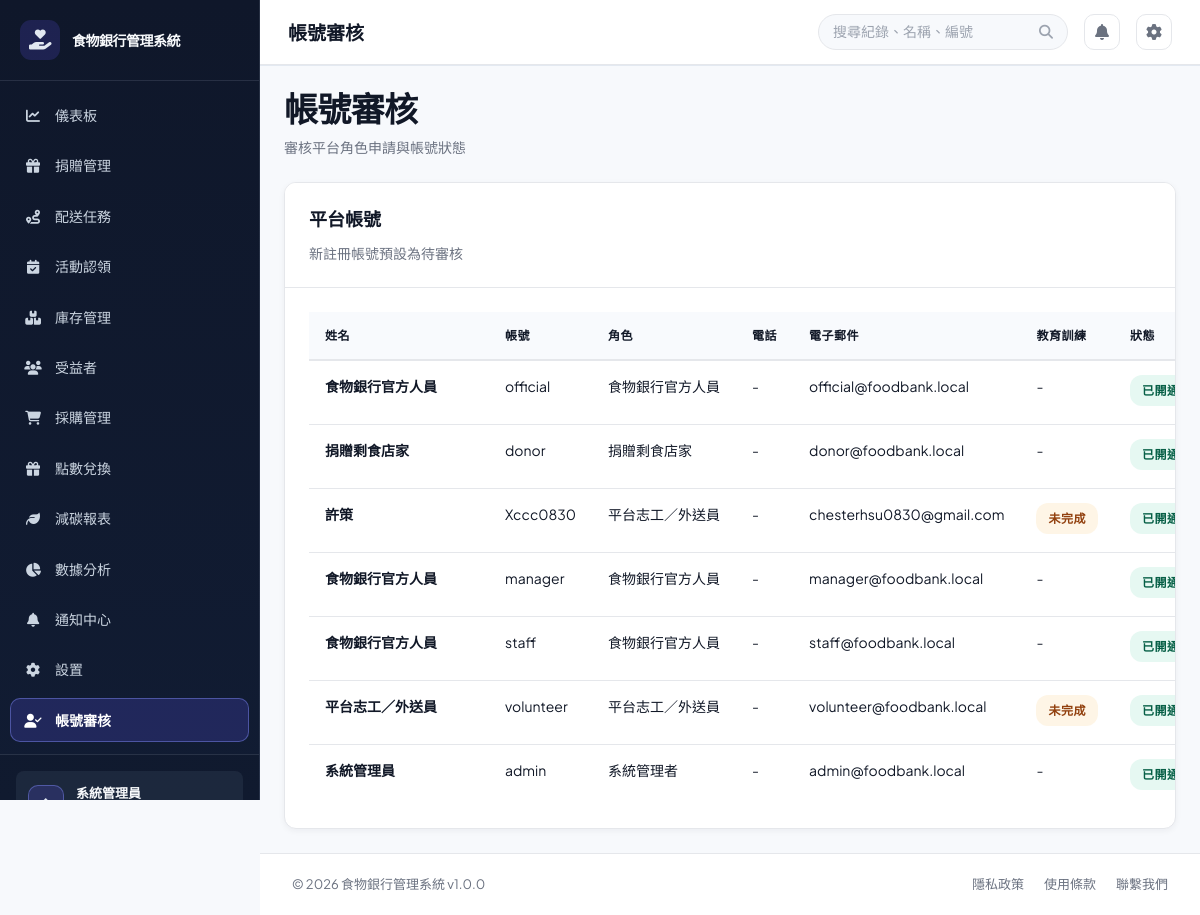
Page /?page=users (signed in) on the earlier database version.
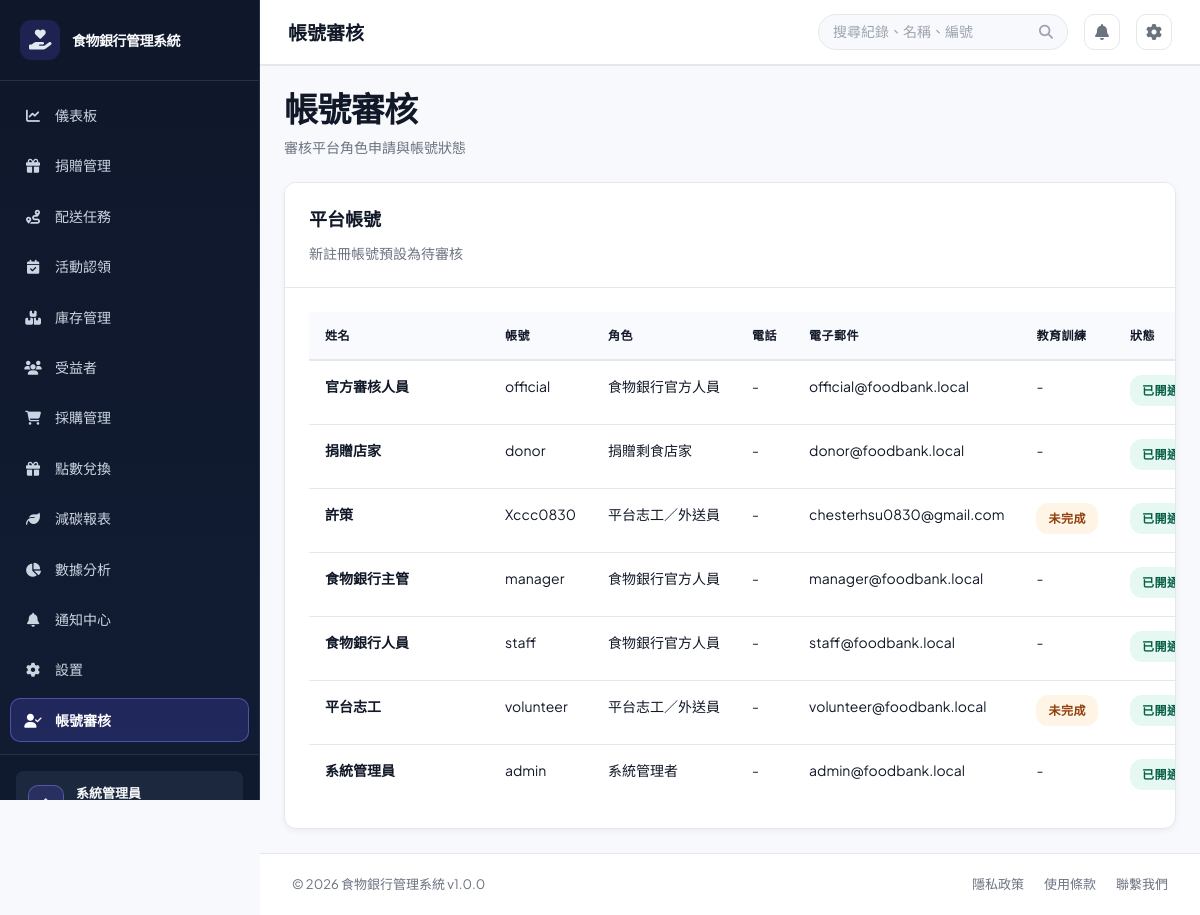
Same page on the later database version.
### tables this page shows
CREATE TABLE `users` (
  `user_id` int(11) NOT NULL,
  `username` varchar(50) NOT NULL,
  `password` varchar(255) NOT NULL,
  `email` varchar(100) NOT NULL,
  `full_name` varchar(100) NOT NULL,
  `phone` varchar(20) DEFAULT NULL,
  `role` enum('admin','foodbank_staff','volunteer','donor') NOT NULL DEFAULT 'foodbank_staff',
  `department` varchar(50) DEFAULT NULL,
  `status` enum('active','inactive','suspended') DEFAULT 'active',
  `created_at` timestamp NULL DEFAULT current_timestamp(),
  `updated_at` timestamp NULL DEFAULT current_timestamp() ON UPDATE current_timestamp(),
  `created_by` int(11) DEFAULT NULL,
  `phone_verified` tinyint(1) NOT NULL DEFAULT 0
);

### src/views/users.php (the view, shortened to what this page needs)
<?php
$connection = $db->getConnection();
$users = [];
$result = $connection->query(
    "SELECT u.user_id, u.username, u.full_name, u.email, u.role, u.status, u.phone, u.phone_verified, u.created_at, vc.completed_at AS consent_completed_at
     FROM users u
     LEFT JOIN volunteer_consents vc ON vc.user_id = u.user_id
     ORDER BY FIELD(u.status, 'inactive', 'active', 'suspended'), u.created_at DESC"
);
if ($result) {
    while ($user = $result->fetch_assoc()) {
        $users[] = $user;
    }
}
$roleLabels = ['admin' => '系統管理者', 'foodbank_staff' => '食物銀行官方人員', 'volunteer' => '平台志工／外送員', 'donor' => '捐贈剩食店家'];
$statusLabels = ['active' => '已開通', 'inactive' => '待審核', 'suspended' => '已停用'];
?>
<div class="view-header"><div><h1 class="view-title">帳號審核</h1><p class="view-subtitle">審核平台角色申請與帳號狀態</p></div></div>
<div class="card"><div class="card-header"><h2>平台帳號</h2><p>新註冊帳號預設為待審核</p></div><div class="card-body"><table class="data-table users-table"><thead><tr><th>姓名</th><th>帳號</th><th>角色</th><th>電話</th><th>電子郵件</th><th>教育訓練</th><th>狀態</th><th>操作</th></tr></thead><tbody>
<?php foreach ($users as $user): ?><tr><td><strong><?php echo htmlspecialchars($user['full_name']); ?></strong></td><td><?php echo htmlspecialchars($user['username']); ?></td><td><?php echo htmlspecialchars($roleLabels[$user['role']] ?? $user['role']); ?></td><td><?php echo htmlspecialchars($user['phone'] ?? '-'); ?> </td><td><?php echo htmlspecialchars($user['email']); ?></td><td><?php if ($user['role'] === 'volunteer'): ?><?php echo $user['consent_completed_at'] ? '<span class="status status-active">已完成</span>' : '<span class="status status-pending">未完成</span>'; ?><?php else: ?>-<?php endif; ?></td><td><span class="status status-<?php echo htmlspecialchars($user['status']); ?>"><?php echo htmlspecialchars($statusLabels[$user['status']] ?? $user['status']); ?></span></td></tr><?php endforeach; ?></tbody></table></div></div>

Differences in the rows shown:
changed users "official": full_name "食物銀行官方人員" → "官方審核人員"
changed users "donor": full_name "捐贈剩食店家" → "捐贈店家"
changed users "manager": full_name "食物銀行官方人員" → "食物銀行主管"
changed users "staff": full_name "食物銀行官方人員" → "食物銀行人員"
changed users "volunteer": full_name "平台志工／外送員" → "平台志工"
